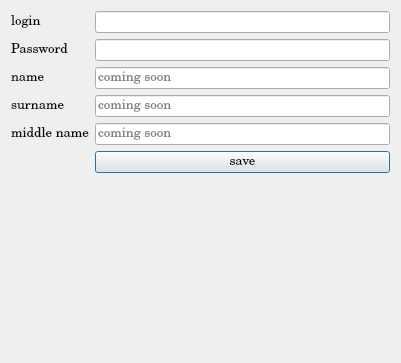
<?xml version="1.0" encoding="UTF-8"?>
<ui version="4.0">
 <class>SignUp</class>
 <widget class="QDialog" name="SignUp">
  <property name="geometry">
   <rect>
    <x>0</x>
    <y>0</y>
    <width>401</width>
    <height>363</height>
   </rect>
  </property>
  <property name="windowTitle">
   <string>Dialog</string>
  </property>
  <layout class="QHBoxLayout" name="horizontalLayout">
   <item>
    <layout class="QFormLayout" name="formLayout">
     <item row="0" column="0">
      <widget class="QLabel" name="label_Login">
       <property name="font">
        <font>
         <family>Century</family>
         <pointsize>10</pointsize>
        </font>
       </property>
       <property name="text">
        <string>login</string>
       </property>
      </widget>
     </item>
     <item row="1" column="0">
      <widget class="QLabel" name="label_Password">
       <property name="font">
        <font>
         <family>Century</family>
         <pointsize>10</pointsize>
        </font>
       </property>
       <property name="text">
        <string>Password</string>
       </property>
      </widget>
     </item>
     <item row="2" column="0">
      <widget class="QLabel" name="label_Name">
       <property name="font">
        <font>
         <family>Century</family>
         <pointsize>10</pointsize>
        </font>
       </property>
       <property name="text">
        <string>name</string>
       </property>
      </widget>
     </item>
     <item row="3" column="0">
      <widget class="QLabel" name="label_Surname">
       <property name="font">
        <font>
         <family>Century</family>
         <pointsize>10</pointsize>
        </font>
       </property>
       <property name="text">
        <string>surname</string>
       </property>
      </widget>
     </item>
     <item row="4" column="0">
      <widget class="QLabel" name="label_MiddleName">
       <property name="font">
        <font>
         <family>Century</family>
         <pointsize>10</pointsize>
        </font>
       </property>
       <property name="text">
        <string>middle name</string>
       </property>
      </widget>
     </item>
     <item row="0" column="1">
      <widget class="QLineEdit" name="lineEdit_Login">
       <property name="font">
        <font>
         <family>Century</family>
         <pointsize>10</pointsize>
        </font>
       </property>
      </widget>
     </item>
     <item row="1" column="1">
      <widget class="QLineEdit" name="lineEdit_Password">
       <property name="font">
        <font>
         <family>Century</family>
         <pointsize>10</pointsize>
        </font>
       </property>
      </widget>
     </item>
     <item row="3" column="1">
      <widget class="QLineEdit" name="lineEdit_Surname">
       <property name="font">
        <font>
         <family>Century</family>
         <pointsize>10</pointsize>
        </font>
       </property>
       <property name="text">
        <string/>
       </property>
       <property name="placeholderText">
        <string>coming soon</string>
       </property>
      </widget>
     </item>
     <item row="4" column="1">
      <widget class="QLineEdit" name="lineEdit_MiddleName">
       <property name="font">
        <font>
         <family>Century</family>
         <pointsize>10</pointsize>
        </font>
       </property>
       <property name="text">
        <string/>
       </property>
       <property name="placeholderText">
        <string>coming soon</string>
       </property>
      </widget>
     </item>
     <item row="5" column="1">
      <widget class="QPushButton" name="pushButton">
       <property name="font">
        <font>
         <family>Century</family>
         <pointsize>10</pointsize>
        </font>
       </property>
       <property name="text">
        <string>save</string>
       </property>
      </widget>
     </item>
     <item row="2" column="1">
      <widget class="QLineEdit" name="lineEdit_Name">
       <property name="font">
        <font>
         <family>Century</family>
         <pointsize>10</pointsize>
        </font>
       </property>
       <property name="text">
        <string/>
       </property>
       <property name="placeholderText">
        <string>coming soon</string>
       </property>
      </widget>
     </item>
    </layout>
   </item>
  </layout>
 </widget>
 <resources/>
 <connections/>
</ui>
